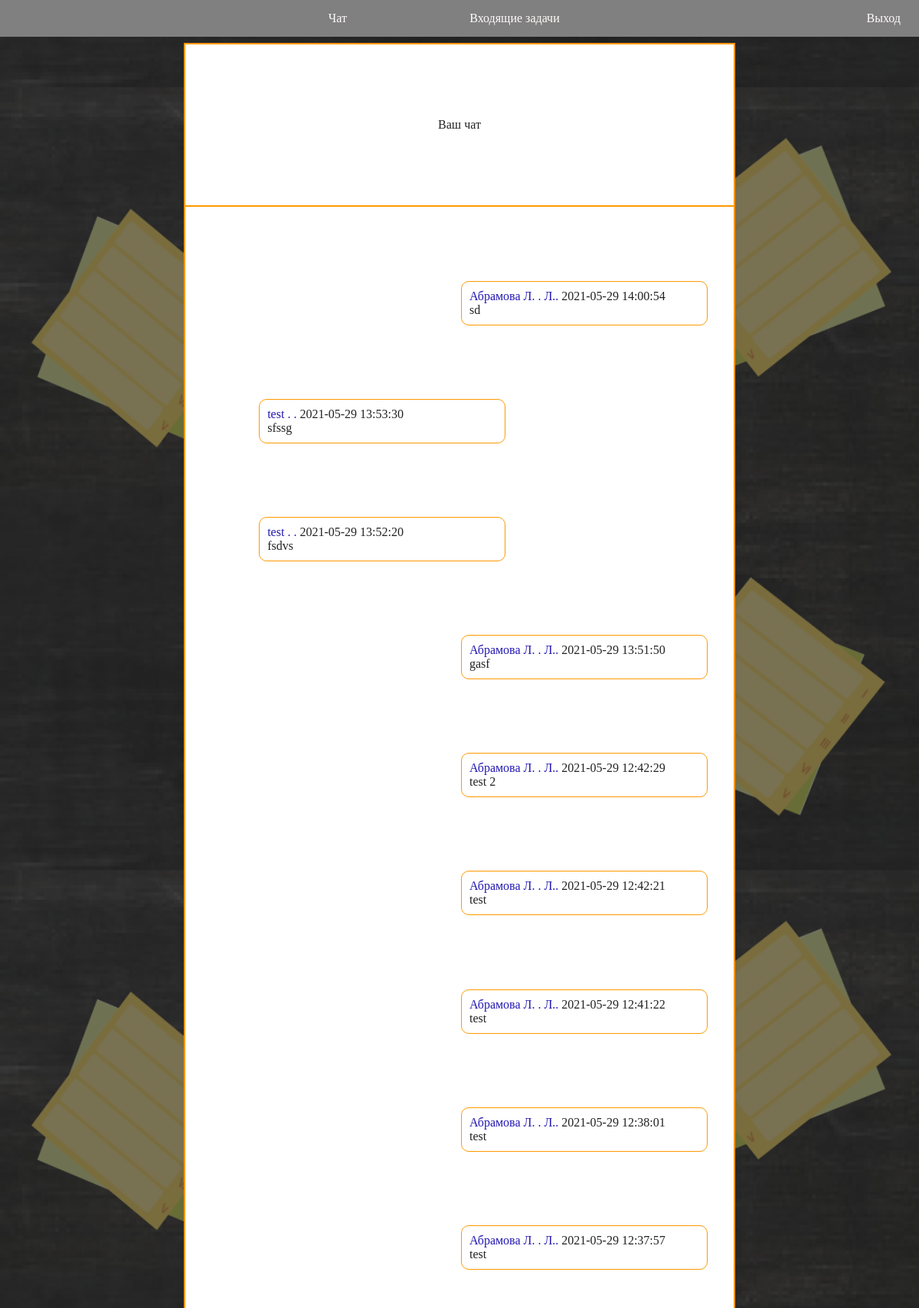
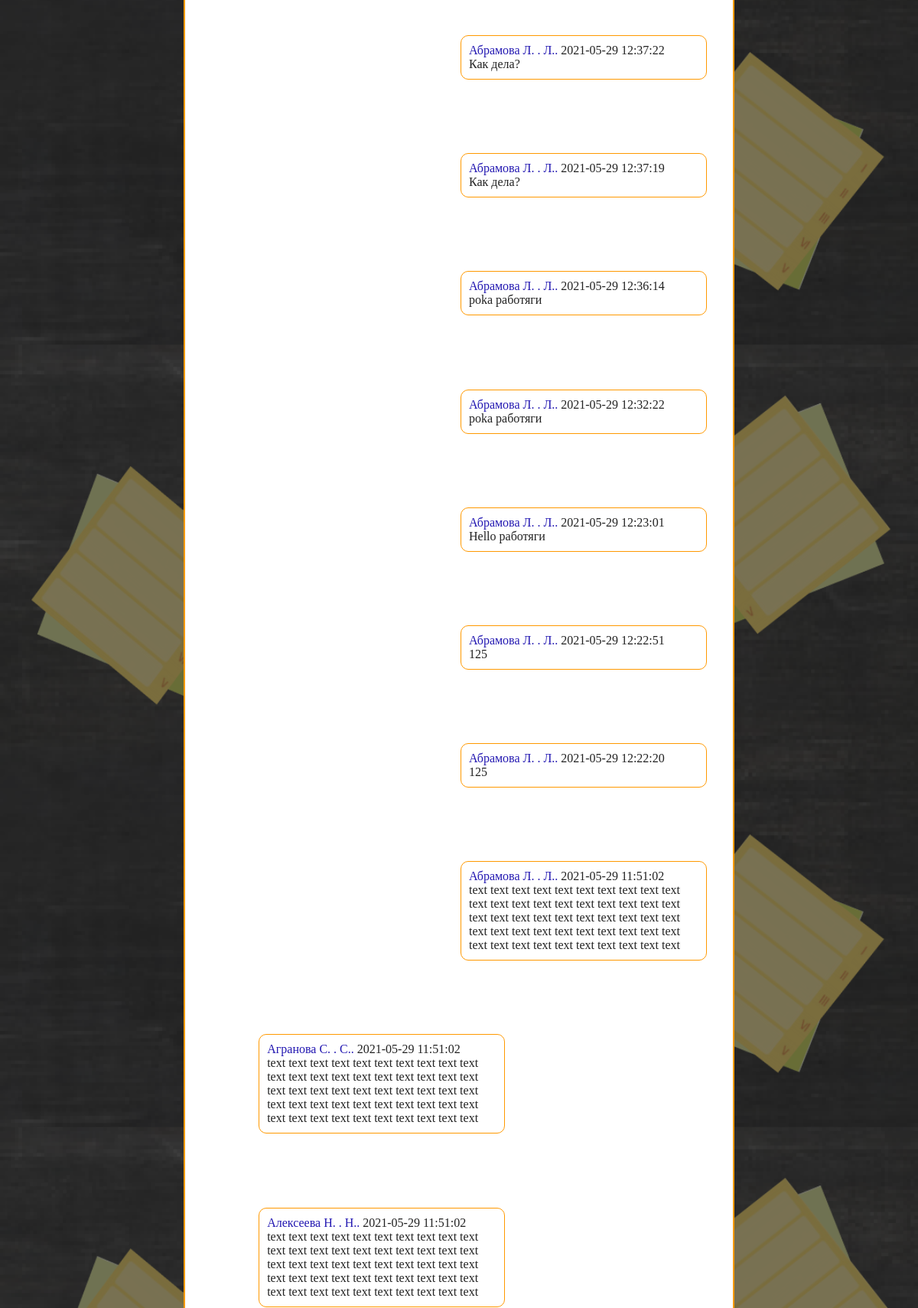
The page / (signed in, upper part) on the database its author committed (2 pictures, top to bottom).
### tables this page shows
CREATE TABLE `chat` (
  `id` int(11) NOT NULL,
  `id_user` int(11) NOT NULL,
  `text` text NOT NULL,
  `date` datetime NOT NULL DEFAULT CURRENT_TIMESTAMP
);

### app/core/View.php (called while the page is built, shortened)
<?php
class View
{
	public function Generate(string $contentView, array $params = null, string $templateView = "templateView.php")
	{
		include "app/views/" . $templateView;
	}
}

### app/controllers/MainController.php (called while the page is built, shortened)
<?php
class MainController extends Controller
{
	public function __construct() {
		$this->model = new MainModel;
	}
	public function ActionChat()
	{
		$messages = $this->model->GetMessages();
		$messages = $this->GetShortName($messages);
		$this->view->Generate('main/mainView.php', $messages);
		return true;
	}
	public function GetShortName($messages) {
		foreach ($messages as $key => $value) {
			$fio = explode(' ', $value['fio']);
			$fio[1] = (!empty($fio[1])) ? substr($fio[1], 0, 2) . ". " : '';
			$fio[2] = (!empty($fio[1])) ? substr($fio[1], 0, 2) . "." : '';
			$messages[$key]['fio'] = $fio[0] . " " . $fio[1] . ". " . $fio[2] . ".";
		}
		return $messages;
	}
}

### app/bootstrap.php (called while the page is built, shortened)
<?php
require_once 'core/Model.php';
require_once 'core/View.php';
Route::start();

### index.php (called while the page is built, shortened)
<?php
require_once 'app/bootstrap.php';

### app/core/Model.php (called while the page is built, shortened)
<?php
class Model
{
	protected $db = null;
	public static function SqlConnect(): mysqli
	{
		$data = include("static/configs/db.php");
		$sql = new mysqli($data['hostname'], $data['username'], $data['password'], $data['database']);
		$sql->set_charset('utf-8');
		return $sql;
	}
	protected function ThisSqlConnect(): void
	{
		if (is_null($this->db))
		{
			$this->db = $this->SqlConnect();
		}
	}
}

### app/models/MainModel.php (called while the page is built, shortened)
<?php
class MainModel extends Model
{
    public function GetMessages() {
        $res = $this->db->query("SELECT chat.text, chat.date, users.fio, users.id FROM chat INNER JOIN users ON chat.id_user = users.id ORDER BY chat.date DESC");
        return $this->Fetch($res);
    }
}

### app/views/main/mainView.php (the view, shortened to what this page needs)
<section class="chat">
	<div class="header Tcenter">Ваш чат</div>
	<div class="main" id="chat">
		<?php foreach ($params as $message) : ?>
			<div class="message <?php if ($message['id'] == $_SESSION['id']) echo "mymessage"; ?>">
				<span class="author"><?php echo $message['fio']; ?></span>
				<span class="date"><?php echo $message['date']; ?></span>
				<p><?php echo $message['text']; ?></p>
			</div>
		<?php endforeach; ?>
	</div>
</section>

### static/css/style.css (style rules this page uses)
*, *::after, *::before { margin: 0; padding: 0; }
html { height: 100%; }
body { height: 100%; background-image: url("/static/img/BG.png"); background-size: 100% auto; background-position: 0 30%; background-repeat: repeat-y; background-attachment: fixed; color: #FFFAFA; }
section:not(.auth) { color: #222222; background-color: white; box-sizing: border-box; }
.Tcenter { text-align: center; }
.chat { border: 1px solid #FF9900; background-color: #FFFAFA; color: #222222; }
.chat>* { border: 1px solid #FF9900; }
.chat .header { padding: 2vh; }
.chat .main { height: 70vh; overflow-y: scroll; overflow-x: hidden; }
.chat .message { width: 25vw; border: 1px solid #FF9900; border-radius: 10px; padding: 10px; margin: 2vh; }
.chat .mymessage { margin-left: 30vw; }
.chat .author { color: #2419B2; }

### rows shown on the page
chat: fio "Абрамова Л. . Л..", date "2021-05-29 14:00:54", text "sd"
chat: fio "test . .", date "2021-05-29 13:53:30", text "sfssg"
chat: fio "test . .", date "2021-05-29 13:52:20", text "fsdvs"
chat: fio "Абрамова Л. . Л..", date "2021-05-29 13:51:50", text "gasf"
chat: fio "Абрамова Л. . Л..", date "2021-05-29 12:42:29", text "test 2"
chat: fio "Абрамова Л. . Л..", date "2021-05-29 12:42:21", text "test"
chat: fio "Абрамова Л. . Л..", date "2021-05-29 12:41:22", text "test"
chat: fio "Абрамова Л. . Л..", date "2021-05-29 12:38:01", text "test"
chat: fio "Абрамова Л. . Л..", date "2021-05-29 12:37:57", text "test"
chat: fio "Абрамова Л. . Л..", date "2021-05-29 12:37:22", text "Как дела?"
chat: fio "Абрамова Л. . Л..", date "2021-05-29 12:37:19", text "Как дела?"
chat: fio "Абрамова Л. . Л..", date "2021-05-29 12:36:14", text "poka работяги"
chat: fio "Абрамова Л. . Л..", date "2021-05-29 12:32:22", text "poka работяги"
chat: fio "Абрамова Л. . Л..", date "2021-05-29 12:23:01", text "Hello работяги"
chat: fio "Абрамова Л. . Л..", date "2021-05-29 12:22:51", text "125"
chat: fio "Абрамова Л. . Л..", date "2021-05-29 12:22:20", text "125"
chat: fio "Абрамова Л. . Л..", date "2021-05-29 11:51:02", text "text text text text text text text text text text text text text text text text text text text text text text text text text text text text text text text text text text text text text text text text text text text text text text text text text text"
chat: fio "Агранова С. . С..", date "2021-05-29 11:51:02", text "text text text text text text text text text text text text text text text text text text text text text text text text text text text text text text text text text text text text text text text text text text text text text text text text text text"
chat: fio "Алексеева Н. . Н..", date "2021-05-29 11:51:02", text "text text text text text text text text text text text text text text text text text text text text text text text text text text text text text text text text text text text text text text text text text text text text text text text text text text"
